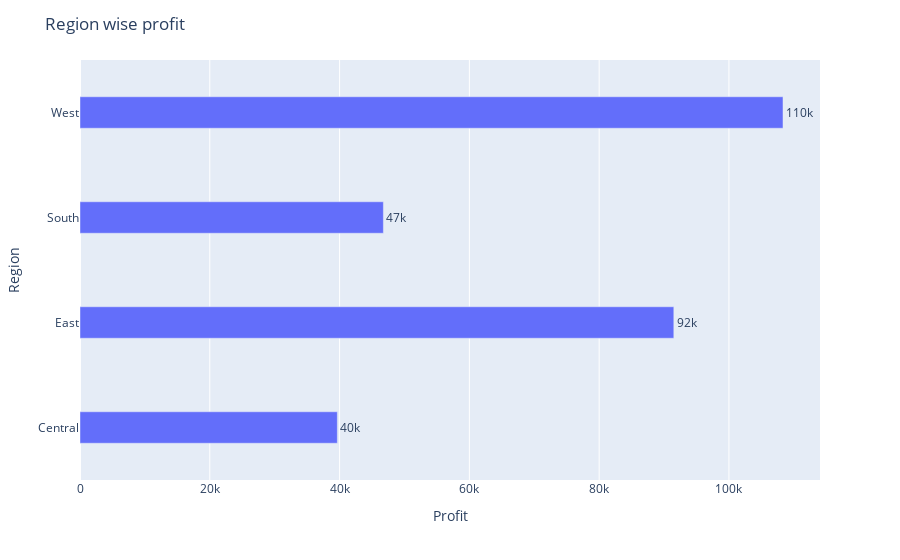

Write notebook code for a chart like this one.
### Markdown cell above
### Visualize by variuous Region wise profit

### Code cell
import plotly.express as px

#df = px.data.gapminder().query("continent == 'Europe' and year == 2007 and pop > 2.e6")
fig = px.bar(Gr2, y='Region', x='Profit', text='Profit')
fig.update_traces(texttemplate='%{text:.2s}', textposition='outside')
fig.update_layout(uniformtext_minsize=8, uniformtext_mode='hide',bargap=0.7,title='Region wise profit')
fig.show()

### Figure 1 — Plotly figure (JSON) as saved in the notebook; plotly's stock layout.template omitted (floating-point values rounded to 4 significant figures)
{"data": [{"alignmentgroup": "True", "hovertemplate": "Profit=%{text}<br>Region=%{y}<extra></extra>", "legendgroup": "", "marker": {"color": "#636efa"}, "name": "", "offsetgroup": "", "orientation": "h", "showlegend": false, "text": [39660.0, 91510.0, 46750.0, 108300.0], "textposition": "outside", "texttemplate": "%{text:.2s}", "type": "bar", "x": [39660.0, 91510.0, 46750.0, 108300.0], "xaxis": "x", "y": ["Central", "East", "South", "West"], "yaxis": "y"}], "layout": {"bargap": 0.7, "barmode": "relative", "legend": {"tracegroupgap": 0}, "margin": {"t": 60}, "title": {"text": "Region wise profit"}, "uniformtext": {"minsize": 8, "mode": "hide"}, "xaxis": {"anchor": "y", "domain": [0, 1], "title": {"text": "Profit"}}, "yaxis": {"anchor": "x", "domain": [0, 1], "title": {"text": "Region"}}}}
